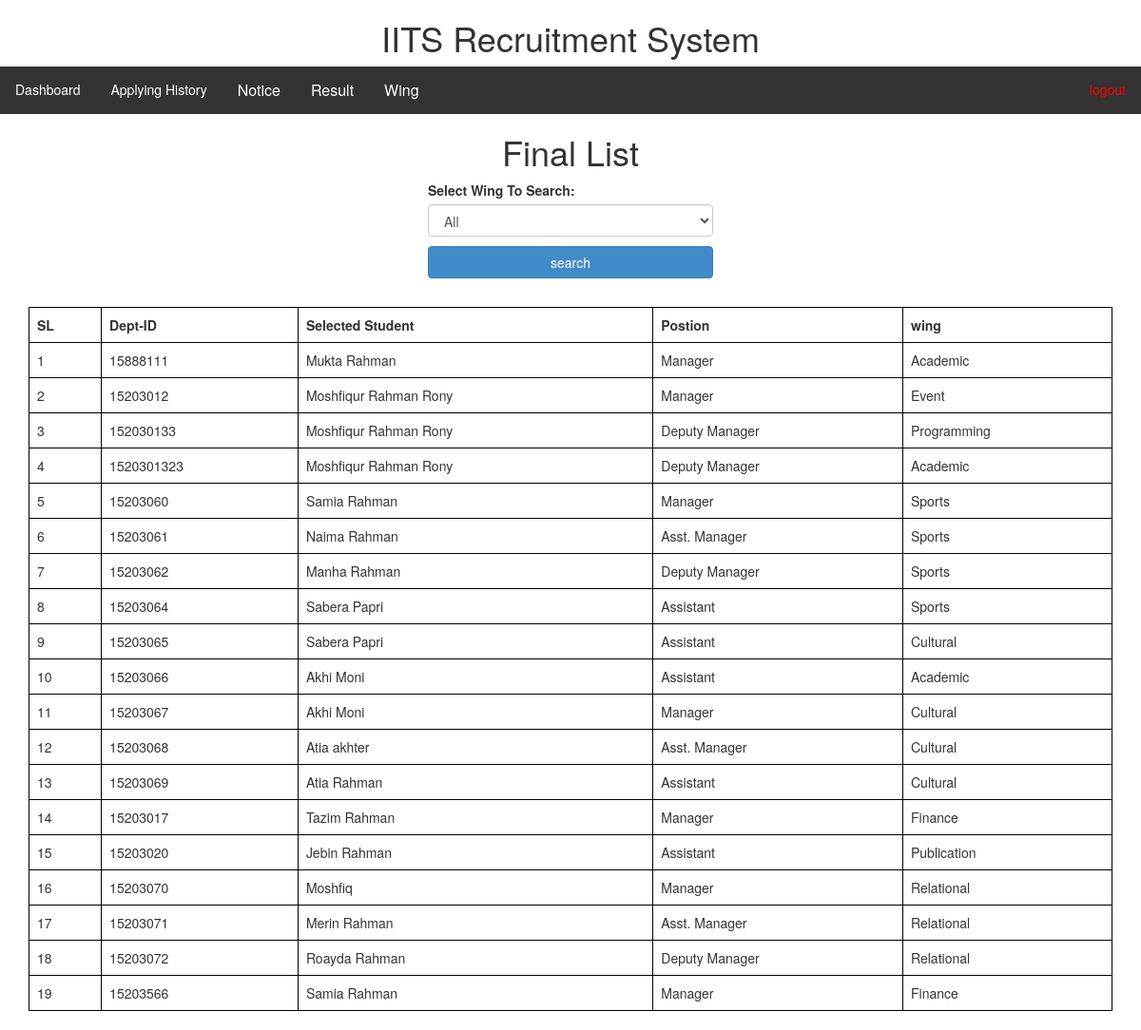
Screenshot of /FinalList.php with the database file from the repository.
### tables this page shows
CREATE TABLE `applyform` (
  `ID` int(11) NOT NULL,
  `password` varchar(255) NOT NULL,
  `position` varchar(500) NOT NULL,
  `name` varchar(500) NOT NULL,
  `dept-id` int(11) NOT NULL,
  `Program` varchar(500) NOT NULL,
  `wing` varchar(1200) NOT NULL,
  `CGPA` float NOT NULL,
  `Address` varchar(500) NOT NULL,
  `Contact` int(11) NOT NULL,
  `E-mail` varchar(500) NOT NULL,
  `Facebook` varchar(500) NOT NULL,
  `association` varchar(500) NOT NULL,
  `Experience` varchar(500) NOT NULL,
  `choosing-position` varchar(500) NOT NULL,
  `serve` varchar(500) NOT NULL,
  `selected` tinyint(1) DEFAULT NULL,
  `imgdir` varchar(200) NOT NULL
);

### FinalList.php (the view, shortened to what this page needs)
<?php include('header/admin-header.php'); ?>
<h1 align="center">Final List</h1>
<div style="width: 1060px; margin: 0 auto">
    <div class="search" style="width: 300px; margin: 0 auto">
        <form action="" method="post">
            <label>Select Wing To Search: </label>
            <select class="form-control" name="search_val" required>
               <option value="All">All</option>
            </select>
            <input style="width: 300px; margin: 0 auto; margin-top: 10px; margin-bottom: 10px;" class='btn btn-primary'
                   type="submit" name="search" value="search">
        </form>
    </div>
</div>
<?php
include('dbcon.php');
if (isset($_POST['search'])) {
    $val = $_POST['search_val'];
    if ($val == 'All') {
        $sql = "SELECT * FROM applyform";
    } else {
        $sql = "SELECT * FROM applyform WHERE wing='$val' and selected=1";
    }
} else {
    $sql = "SELECT * FROM applyform  where selected=1";
}
$qry = mysqli_query($connection, $sql);
?>
<!DOCTYPE html>
<html>
<head>
</head>
<body>
<div class="container" id='getp'>
    <table class="table" align="center" width="60%">
        <thead>
        <tr>
            <td><b>SL</b></td>
            <td><b> Dept-ID</b></td>
            <td><b> Selected Student</b></td>
            <td><b> Postion</b></td>
            <td><b> wing</b></td>
        </tr>
        </thead>
        <tbody> <?php
        $SL = 0;
        if (mysqli_num_rows($qry) > 0) {
            while ($row = mysqli_fetch_assoc($qry)) {
                ?>
                <tr>
                    <td> <?php $SL = $SL + 1;
                        echo $SL; ?></td>
                    <td> <?php echo $row["dept-id"]; ?></td>
                    <td> <?php echo $row["name"]; ?></td>
                    <td> <?php echo $row["position"]; ?></td>
                    <td> <?php echo $row["wing"]; ?></td>
                </tr>
                <?php
            }
        } else {
            echo "not viewed";
        }
        ?> </tbody>
    </table>
</div>
</body>
</html>

### header/admin-header.php (shortened to what this page needs)
<!DOCTYPE html>
<html>
<head>
  <link rel="stylesheet" href='css/bootstrap.css'>
</head>
<body>
<h1><center>IITS Recruitment System</center></h1>
  <ul>
   <li><a class="active" href="admin-dash.php">Dashboard</a></li>
  <li><a href="Applying-History.php">Applying History</a></li>
  <div class="dropdown2">
    <button class="dropbtn2">Notice
    </button>
</div>
<div class="dropdown2">
    <button class="dropbtn2">Result
    </button>
</div>
<div class="dropdown1">
    <button class="dropbtn1">Wing
    </button>
  </div>
   <li style="float: right;"><a href="admin-logout.php" style="float: right; color:red;">logout</a></li>
</ul>

### header/admin-header.php (style rules this page uses)
ul { list-style-type: none; margin: 0; padding: 0; overflow: hidden; background-color: #333; }
li { float: left; }
li a { display: block; color: white; text-align: center; padding: 14px 16px; text-decoration: none; }
.dropbtn1 { background-color: #333; color: white; padding: 16px; font-size: 16px; border: none; cursor: pointer; }
.dropdown1 { float: left; overflow: hidden; }
.dropdown1 .dropbtn1 { font-size: 16px; border: none; outline: none; color: white; padding: 14px 16px; background-color: inherit; font-family: inherit; margin: 0; }
.container { margin-top:20px; }
.dropbtn2 { background-color: #333; color: white; padding: 16px; font-size: 16px; border: none; cursor: pointer; }
.dropdown2 { float: left; overflow: hidden; }
.dropdown2 .dropbtn2 { font-size: 16px; border: none; outline: none; color: white; padding: 14px 16px; background-color: inherit; font-family: inherit; margin: 0; }

### FinalList.php (style rules this page uses)
tr td { border: 1px solid black; }
table { border: 1px solid black; }

### rows the page displays
applyform: value "15888111", name "Mukta Rahman", position "Manager", wing "Academic"
applyform: value "15203012", name "Moshfiqur Rahman Rony", position "Manager", wing "Event"
applyform: value "152030133", name "Moshfiqur Rahman Rony", position "Deputy Manager", wing "Programming"
applyform: value "1520301323", name "Moshfiqur Rahman Rony", position "Deputy Manager", wing "Academic"
applyform: value "15203060", name "Samia Rahman", position "Manager", wing "Sports"
applyform: value "15203061", name "Naima Rahman", position "Asst. Manager", wing "Sports"
applyform: value "15203062", name "Manha Rahman", position "Deputy Manager", wing "Sports"
applyform: value "15203064", name "Sabera Papri", position "Assistant", wing "Sports"
applyform: value "15203065", name "Sabera Papri", position "Assistant", wing "Cultural"
applyform: value "15203066", name "Akhi Moni", position "Assistant", wing "Academic"
applyform: value "15203067", name "Akhi Moni", position "Manager", wing "Cultural"
applyform: value "15203068", name "Atia akhter", position "Asst. Manager", wing "Cultural"
applyform: value "15203069", name "Atia Rahman", position "Assistant", wing "Cultural"
applyform: value "15203017", name "Tazim Rahman", position "Manager", wing "Finance"
applyform: value "15203020", name "Jebin Rahman", position "Assistant", wing "Publication"
applyform: value "15203070", name "Moshfiq", position "Manager", wing "Relational"
applyform: value "15203071", name "Merin Rahman", position "Asst. Manager", wing "Relational"
applyform: value "15203072", name "Roayda Rahman", position "Deputy Manager", wing "Relational"
applyform: value "15203566", name "Samia Rahman", position "Manager", wing "Finance"
